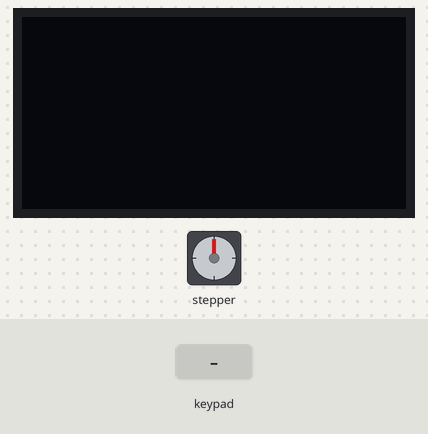
The sketch below on a simulated Arduino Uno, built with avr-gcc and run on an emulated ATmega328P. Shown: 128×64 one-colour display, stepper motor. The inputs (shaded band) are chosen by the test bench. Stepper angles assume 200 steps per turn.

Above: at 1.2 s.
1.3 s: key '1' pressed
At 2.6 s:
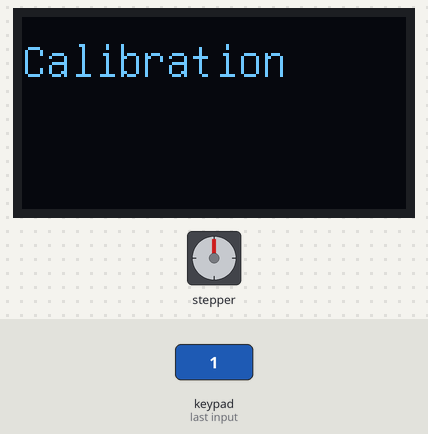
2.9 s: keypad keys 8 9 1 0 pressed 0.4 s apart
At 6.82 s:
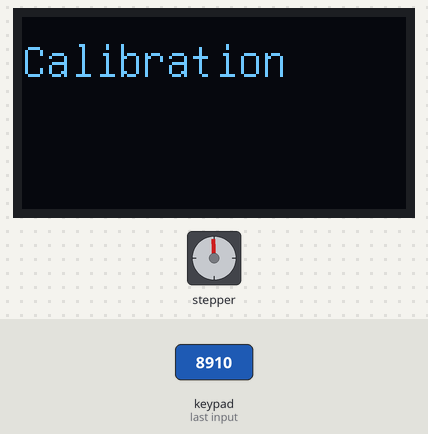
Timing chart, 0 to 16.5 s (numbered marks = the images above; inputs shaded):
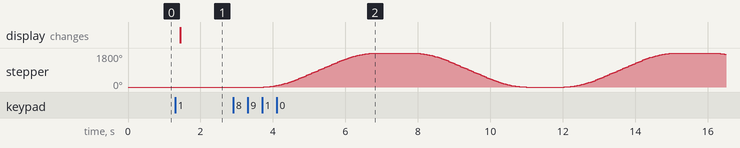

Measured:
- after the input at 1.3 s, the display: changes after 0.14 s (image 1)
- after the input at 2.9 s, stepper: turns 1800° clockwise in 3.1 s, then 1800° counter-clockwise in 3.1 s, then 1800° clockwise in 3.1 s, then 72° counter-clockwise in 0.32 s

The sketch:

KeyPadOk.ino
```cpp
#include "U8glib.h"
#include <Keypad.h>
#include <AccelStepper.h>

#define STEP_PIN 4
#define DIR_PIN 5

// Initialize the OLED display object
U8GLIB_SSD1306_128X64 u8g(U8G_I2C_OPT_NO_ACK);

// Define the keypad pins and create the Keypad object
const byte ROWS = 4; /*Define Keypad Rows*/
const byte COLS = 4; /*Define Keypad Columns*/
char Keys[ROWS][COLS] = {
  {'1','2','3','A'},
  {'4','5','6','B'},
  {'7','8','9','C'},
  {'*','0','#','D'},
};
byte rowPins[ROWS] = {7};  /*Initialized Arduino Pins for Rows*/
byte colPins[COLS] = {8,9,10};     /*Initialized Arduino Pins for Columns*/
Keypad myKeypad = Keypad(makeKeymap(Keys), rowPins, colPins, ROWS, COLS); /*Function for Keypad*/

int currentCase = 0;

AccelStepper stepper(AccelStepper::DRIVER, STEP_PIN, DIR_PIN);

void setup() {
  Serial.begin(9600);
  u8g.begin();
  stepper.setMaxSpeed(500);
  stepper.setAcceleration(500);
}

bool stopMotor = false; // Variable pour arrêter le moteur

void loop() {
  char key = myKeypad.getKey();
  if (key == '1') {
    currentCase = (currentCase + 1) % 5;
    stopMotor = true; // Définir la variable d'arrêt à true lorsque vous changez de cas
    displayCurrentCase();
    stopMotor = false; // Réinitialiser la variable d'arrêt lorsque vous sortez de la fonction displayCurrentCase()
  }
}

void displayCurrentCase() {
  u8g.firstPage();
  do {
    u8g.setFont(u8g_font_unifont);
    u8g.setPrintPos(0, 20);
    switch (currentCase) {
      case 0:
        u8g.print("LiftUp and Down");
        handleMotorControl();
        break;
      case 1:
        u8g.print("Calibration");
        break;
      case 2:
        u8g.print("Up & Down Auto");
        upAndDownAuto();
        break;
      case 3:
        u8g.print("Display Values");
        break;
      case 4:
        u8g.print("Nothing");
        break;
    }
  } while( u8g.nextPage() );
}

void handleMotorControl() {
  char key = myKeypad.getKey();
  if ((key == '2' || key == '3') && !stopMotor) {
    int direction = (key == '2') ? 1 : -1; // 1 pour dans le sens horaire, -1 pour dans le sens antihoraire
    stepper.setSpeed(100 * direction); // Définir la vitesse avec la direction
    stepper.setAcceleration(500); // Définir l'accélération
    stepper.move(1000 * direction); // Déplacer le moteur dans la direction spécifiée
    while (myKeypad.getKey() == key && !stopMotor) {
      if (stepper.distanceToGo() == 0) // Vérifier si le moteur a atteint sa position cible
        break;
      stepper.run();
    }
    stepper.stop(); // Arrêter le moteur lorsque le bouton est relâché ou que la position cible est atteinte
  }
}


void upAndDownAuto() {
  stepper.moveTo(1000); // Move 1000 steps forward
  while (stepper.distanceToGo() != 0) {
    stepper.run();
  }
  delay(1000); // Pause for a moment

  stepper.moveTo(0); // Move back to the initial position
  while (stepper.distanceToGo() != 0) {
    stepper.run();
  }
  delay(1000); // Pause for a moment
}
```
